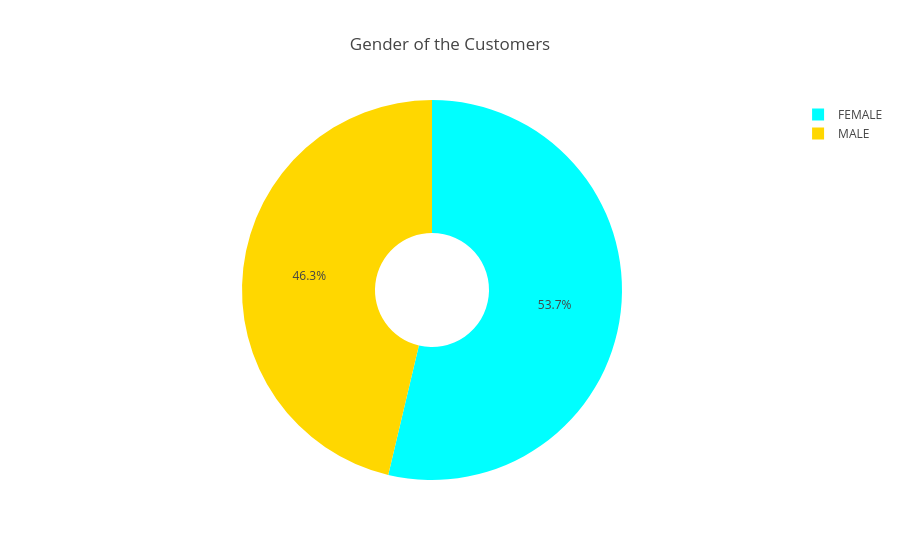
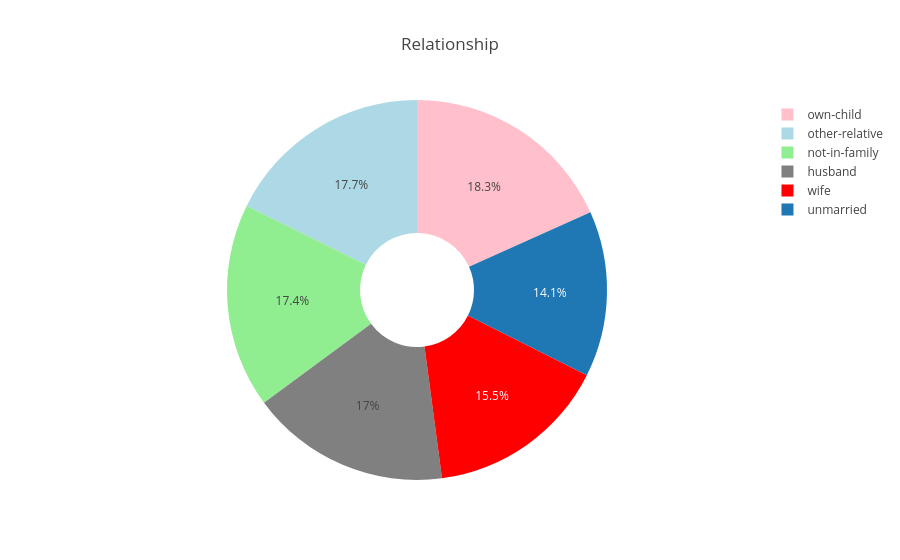

The code cell stored with these charts, in order, in its notebook:
### Code cell
sex = data['insured_sex'].value_counts()
rel = data['insured_relationship'].value_counts()

label_sex = sex.index
size_sex = sex.values

label_rel = rel.index
size_rel = rel.values

colors = ['aqua', 'gold']
trace = go.Pie(
         labels = label_sex, values = size_sex, marker = dict(colors = colors), name = 'Gender', hole = 0.3)

colors2 = ['pink', 'lightblue','lightgreen','grey','red']
trace2 = go.Pie(labels = label_rel, values = size_rel, marker = dict(colors = colors2), name = 'Relationship',
                hole = 0.3)

df = [trace]
df2 = [trace2]

layout1 = go.Layout(
           title = 'Gender of the Customers')
layout2 = go.Layout(
           title = 'Relationship')

fig = go.Figure(data = df, layout = layout1)
fig2 = go.Figure(data = df2, layout = layout2)
py.iplot(fig)
py.iplot(fig2)

### Figure 1 — Plotly figure (JSON) as saved in the notebook; plotly's stock layout.template omitted (floating-point values rounded to 4 significant figures)
{"data": [{"hole": 0.3, "labels": ["FEMALE", "MALE"], "marker": {"colors": ["aqua", "gold"]}, "name": "Gender", "type": "pie", "uid": "20466492-ec9c-4b66-b4d5-0311fad2c592", "values": [537, 463]}], "layout": {"title": {"text": "Gender of the Customers"}}}

### Figure 2 — Plotly figure (JSON) as saved in the notebook; plotly's stock layout.template omitted (floating-point values rounded to 4 significant figures)
{"data": [{"hole": 0.3, "labels": ["own-child", "other-relative", "not-in-family", "husband", "wife", "unmarried"], "marker": {"colors": ["pink", "lightblue", "lightgreen", "grey", "red"]}, "name": "Relationship", "type": "pie", "uid": "0cf1d574-c2fb-4297-8b5b-1313ea1c5eac", "values": [183, 177, 174, 170, 155, 141]}], "layout": {"title": {"text": "Relationship"}}}
